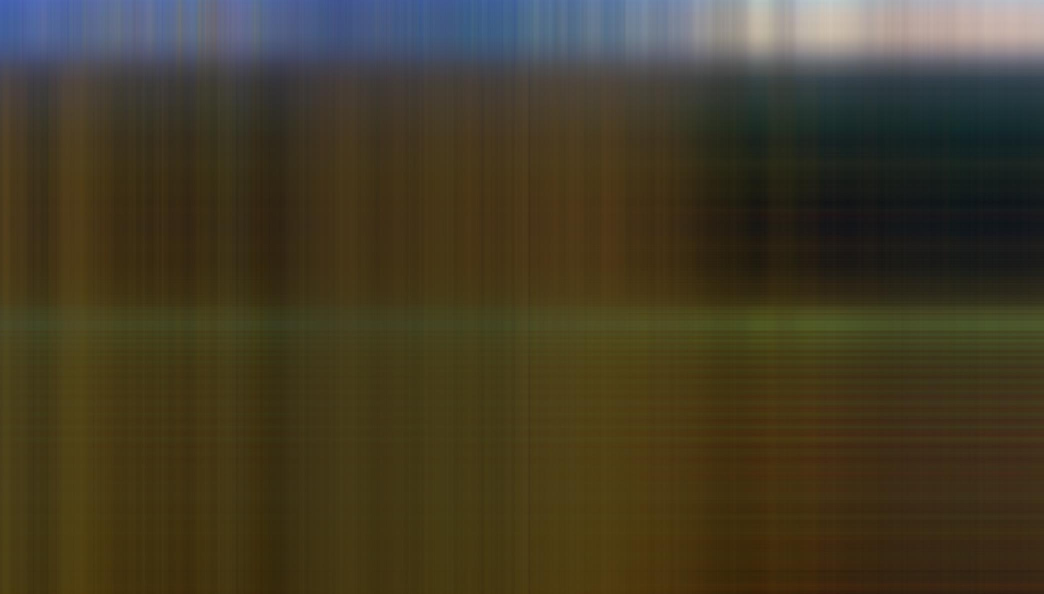
#> input picture Project exbhition Picture_pca_1_components.jpg, 2088 x 1188 px (shown at 1/2 size)
$ python main.py --input '../Project exbhition Picture_pca_1_components.jpg'
#> lines starting #> are read from the running program, lines starting #| are printed output that depends on the picture
### kmeans2/core/utils.py
import os
import cv2
import numpy as np
from pathlib import Path


def load_image(path):

    img=cv2.imread(str(path))
#> img is the input picture: shape (1188, 2088, 3); mean B, G, R 38.3, 59.2, 67.1

    if img is None:
        raise ValueError(
            f"Cannot read {path}"
        )

    img=cv2.cvtColor(
        img,
        cv2.COLOR_BGR2RGB
    )

    return img


def save_image(path,image,quality=85):

    bgr=cv2.cvtColor(
        image,
        cv2.COLOR_RGB2BGR
    )

    ext=Path(path).suffix.lower()

    if ext in [".jpg",".jpeg"]:

        cv2.imwrite(
            str(path),
            bgr,
            [
              cv2.IMWRITE_JPEG_QUALITY,
              quality
            ]
        )
    else:
        cv2.imwrite(str(path),bgr)


def file_size(path):
    return os.path.getsize(path)/(1024*1024)


# [12 lines left out: function make_output_name, not called in this run]

### kmeans2/models/kmeans_model.py
import numpy as np
from sklearn.cluster import MiniBatchKMeans


class KMeansColorCompressor:
    """
    Performs image compression using color quantization.
    """

    def __init__(
        self,
        n_clusters=32,
        max_iter=300,
        batch_size=2048,
        random_state=42
    ):
        self.n_clusters = n_clusters

        self.model = MiniBatchKMeans(
            n_clusters=n_clusters,
            max_iter=max_iter,
            batch_size=batch_size,
            random_state=random_state,
            n_init=10
        )


    def fit_predict(self, image):
        """
        image shape:
        (H,W,3)
        """

        h,w,c = image.shape
#> h = 1188; w = 2088; c = 3

        pixels = image.reshape(-1,3)

        labels = self.model.fit_predict(pixels)

        centers = np.clip(
            self.model.cluster_centers_,
            0,
            255
        ).astype(np.uint8)

        compressed_pixels = centers[labels]

        compressed = compressed_pixels.reshape(
            h,w,c
        )
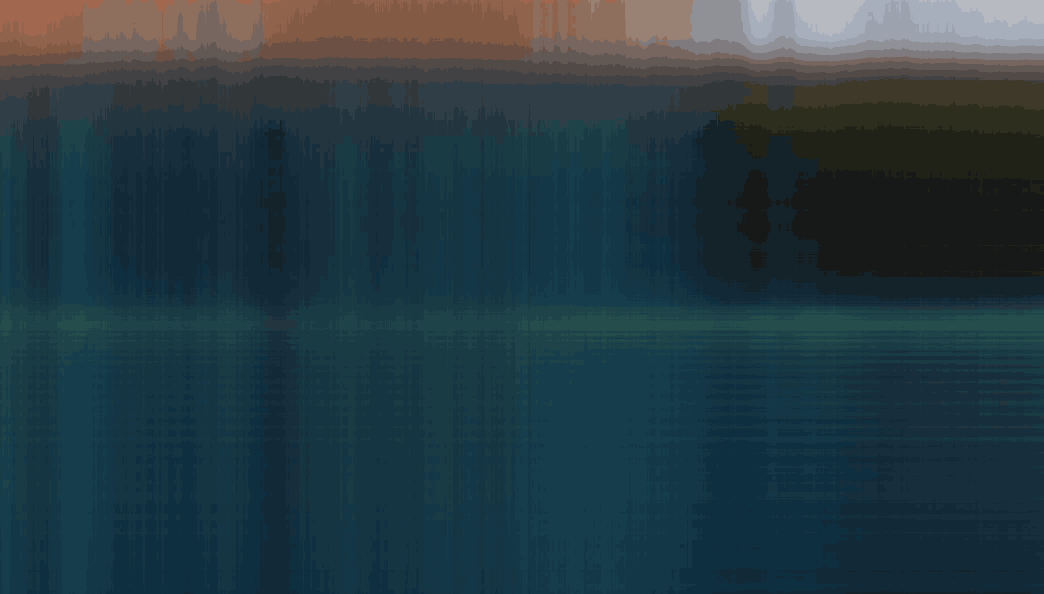
#> compressed: shape (1188, 2088, 3) (shown at 1/2 size); mean of channels 0, 1, 2 66.5, 58.9, 37.7; drawn as B, G, R

        return compressed


    def palette(self):
        return self.model.cluster_centers_

### kmeans2/core/compressor.py
import time
from pathlib import Path

from models.kmeans_model import (
    KMeansColorCompressor
)

from core.utils import (
    load_image,
    save_image,
    file_size
)

from core.metrics import report


class ImageCompressor:

    def __init__(self,
                 clusters=32):
        self.clusters=clusters


    def compress(
            self,
            input_path,
            output_path
    ):

        print("Loading image...")

        img=load_image(input_path)

        original_size=file_size(
            input_path
        )

        start=time.time()

        model=KMeansColorCompressor(
            n_clusters=self.clusters
        )

        compressed=model.fit_predict(
            img
        )

        save_image(
            output_path,
            compressed
        )

        elapsed=time.time()-start

        compressed_size=file_size(
            output_path
        )

        metrics=report(
            img,
            compressed,
            original_size,
            compressed_size
        )
#> metrics = {'MSE': 13.89, 'PSNR': 36.71, 'SSIM': 0.95, 'Compression Ratio': 0.71}

        return {
            "runtime":elapsed,
            "metrics":metrics,
            "output":output_path
        }


    # [27 lines left out: function batch_compress, not called in this run]

### kmeans2/core/metrics.py
import numpy as np
from skimage.metrics import (
    peak_signal_noise_ratio,
    structural_similarity
)


def mse(original, compressed):
    return np.mean(
        (original.astype(float) -
         compressed.astype(float)) **2
    )


def psnr(original, compressed):
    return peak_signal_noise_ratio(
        original,
        compressed,
        data_range=255
    )


def ssim_score(original, compressed):

    if len(original.shape)==3:
        return structural_similarity(
            original,
            compressed,
            channel_axis=2,
            data_range=255
        )

    return structural_similarity(
        original,
        compressed,
        data_range=255
    )


def compression_ratio(original_size,new_size):
    return original_size/new_size


def report(original,
           compressed,
           original_size,
           compressed_size):

    return {
        "MSE": mse(original,compressed),
        "PSNR": psnr(original,compressed),
        "SSIM": ssim_score(original,compressed),
        "Compression Ratio":
            compression_ratio(
                original_size,
                compressed_size
            )
    }

### kmeans2/main.py
import argparse

from core.compressor import (
    ImageCompressor
)

from config.settings import (
    BATCH_CLUSTERS
)


def print_report(r):

    print("\nResults")
    print("-"*40)

    for k,v in r["metrics"].items():

        print(
            f"{k}: "
            f"{round(v,4)}"
        )

    print(
      f"Runtime: "
      f"{round(r['runtime'],2)} sec"
    )

    print(
      f"Saved To: {r['output']}"
    )


def main():

    parser=argparse.ArgumentParser()

    parser.add_argument(
        "--input",
        required=True
    )

    parser.add_argument(
        "--clusters",
        type=int,
        default=32
    )

    parser.add_argument(
        "--output",
        default="output/compressed/result.jpg"
    )

    parser.add_argument(
        "--batch",
        action="store_true"
    )

    args=parser.parse_args()

    compressor=ImageCompressor(
        args.clusters
    )


    if args.batch:

        results=compressor.batch_compress(
            args.input,
            BATCH_CLUSTERS
        )

        for c,r in results:
            print(
                f"\n--- {c} Colors ---"
            )
            print_report(r)

    else:

        result=compressor.compress(
            args.input,
            args.output
        )
#> result = 3 items

        print_report(result)
#> the loop in print_report, `for k,v in r["metrics"].items(): ` made 4 passes
#> (k, v) on passes 1 to 4: ('MSE', 13.89), ('PSNR', 36.71), ('SSIM', 0.95), ('Compression Ratio', 0.71)
#| MSE: 13.8859
#| PSNR: 36.7051
#| SSIM: 0.9503
#| Compression Ratio: 0.7103
#| Runtime: 1.06 sec
#| Saved To: output/compressed/result.jpg


if __name__=="__main__":
    main()

$ run again, on Project exbhition Picturekmeans50colors_optimized.jpg
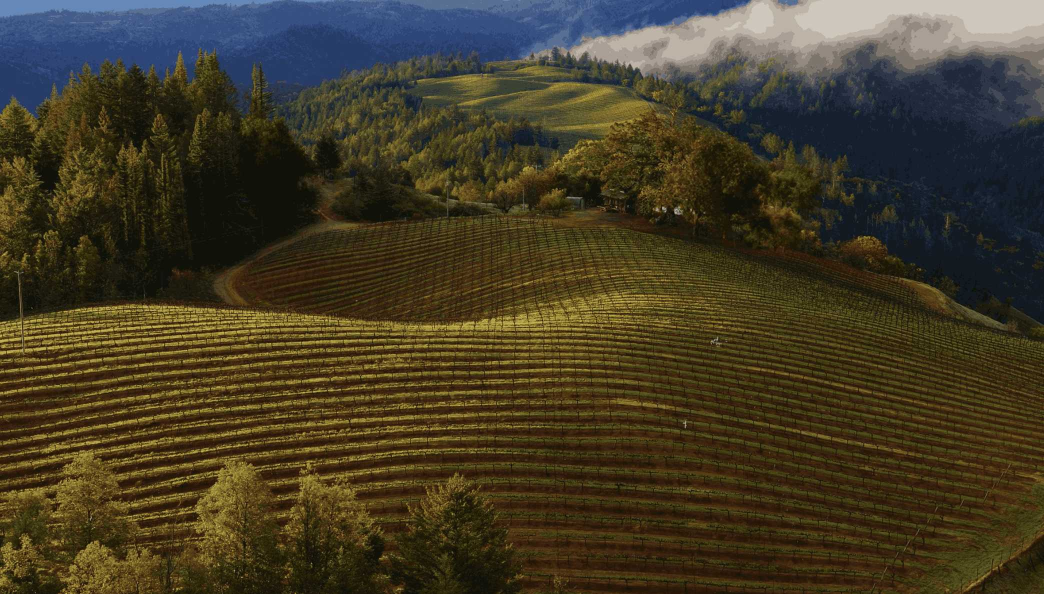
#> input picture Project exbhition Picturekmeans50colors_optimized.jpg, 2088 x 1188 px (shown at 1/2 size)
#> in load_image, img is the input picture: shape (1188, 2088, 3); mean B, G, R 38.4, 59.3, 67.3
#> in fit_predict, `compressed = compressed_pixels.reshape( h,w,c )`:
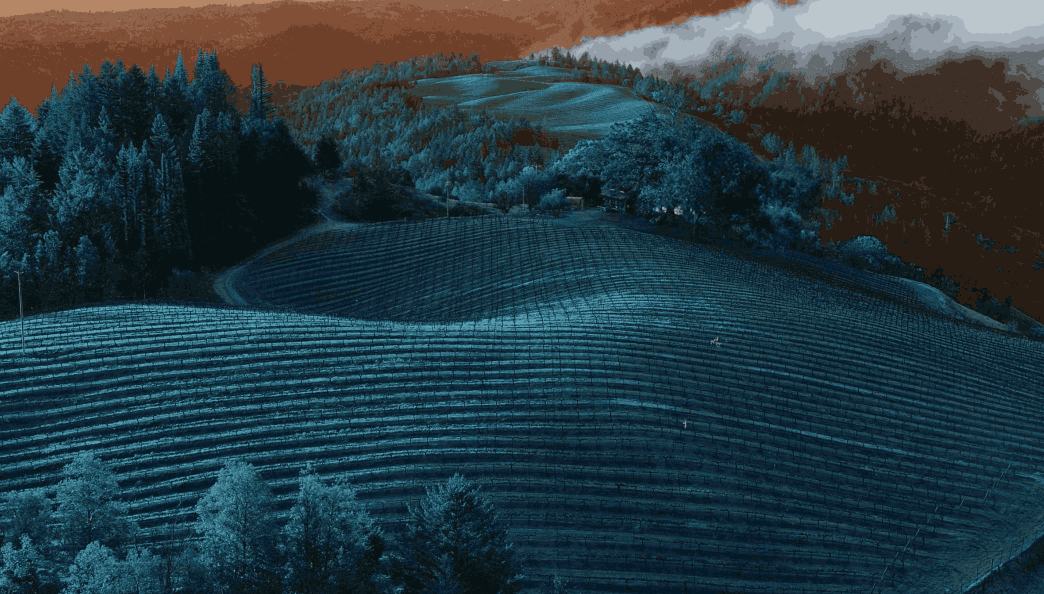
#> compressed: shape (1188, 2088, 3) (shown at 1/2 size); mean of channels 0, 1, 2 66.8, 58.9, 38; drawn as B, G, R
#> metrics = {'MSE': 28.61, 'PSNR': 33.57, 'SSIM': 0.921, 'Compression Ratio': 0.55}
#> result = 3 items
#> the loop in print_report, `for k,v in r["metrics"].items(): ` made 4 passes
#> (k, v) on passes 1 to 4: ('MSE', 28.61), ('PSNR', 33.57), ('SSIM', 0.921), ('Compression Ratio', 0.55)
#> (printed output is left out)
#| Runtime: 1.69 sec
#| Saved To: output/compressed/result.jpg
